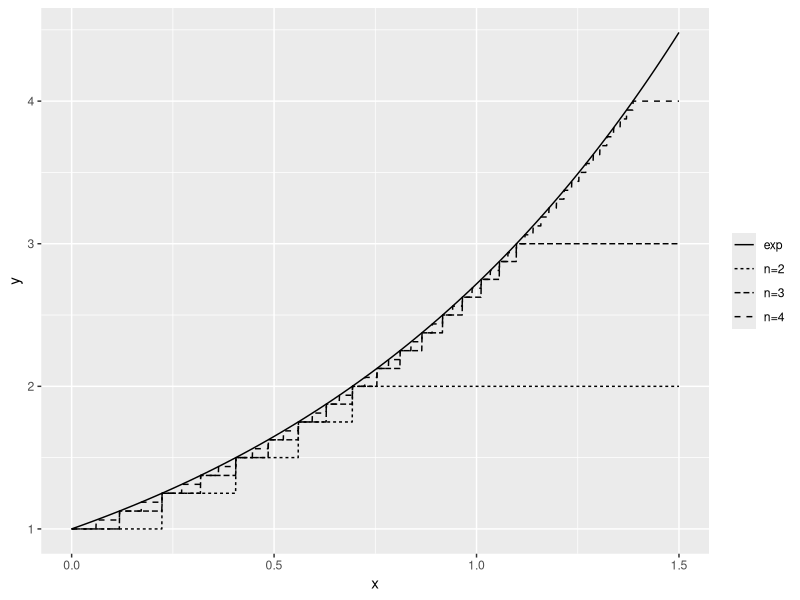
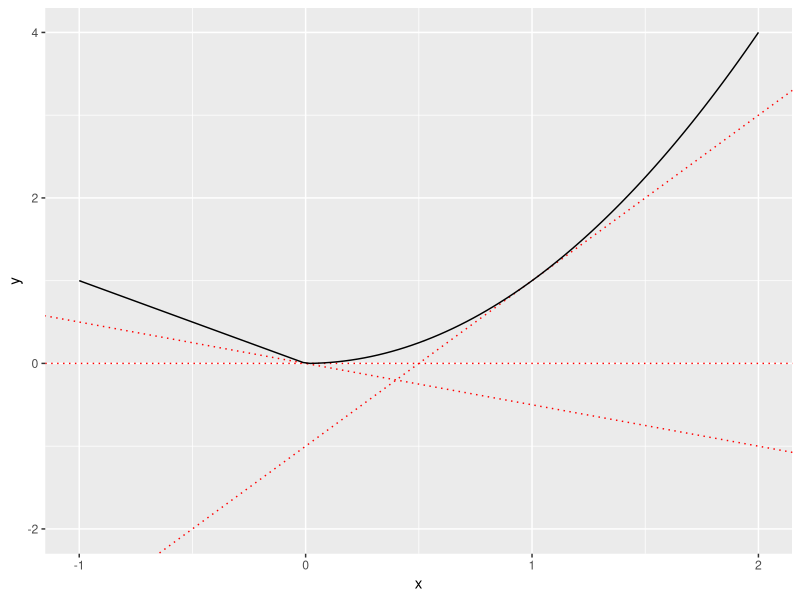
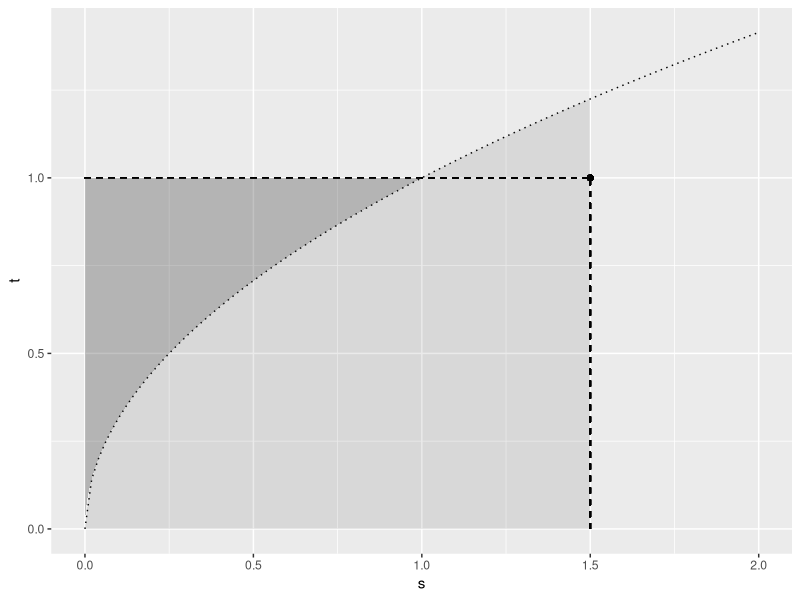

Write the R code that produced these figures, in order.
## ---- chunk 1
#| echo: false
#| warning: false
#| message: false
#| label: fig-approxexpsimple
#| 
#| fig-cap: |
#|   Approximation of the exponential function by simple functions 
#|   $n \wedge \Big(2^{-n} \big\lfloor 2^n \exp(\omega) \big\rfloor \Big)$ for $n=2, 3, 4$.
#| # %%
simple <- function(.fun=exp, n=10){
  function(x){
    (2^(-n) * floor(2^n * .fun(x))) |>
      purrr::map_dbl( ~ min(n, .))
  }
}

tibble::as_tibble(list(x=seq(0, 2, by=.001))) |>
  ggplot2::ggplot() +
  ggplot2::xlim(0, 1.5) +
  ggplot2::xlab("x") +
  ggplot2::stat_function(fun=exp, ggplot2::aes(linetype="exp")) +
  ggplot2::stat_function(fun=simple(exp,2), n=2001, ggplot2::aes(linetype="n=2")) +
  ggplot2::stat_function(fun=simple(exp,3), n=2001, ggplot2::aes(linetype="n=3")) +
  ggplot2::stat_function(fun=simple(exp,4), n=2001, ggplot2::aes(linetype="n=4")) +
  ggplot2::guides(linetype=ggplot2::guide_legend(title=NULL))
# %%
## ---- chunk 2
#| echo: false
#| warning: false
#| message: false
#| label: fig-convexfunfig
#| 
#| fig-cap: |
#|   The function $f : x \mapsto \mathbb{I}_{x<0}|x| + \mathbb{I}_{x\geq 0} x^2$ is convex,
#|   continuous. It is differentiable everywhere except at $x=0$. The dotted lines define 
#|   affine functions that are below the cruve $y=f(x)$. The dotted lines define supporting
#|   hyperplanes for the epigraph of $f$.
# %%
foo <- function(x){
  ifelse(x < 0, -x, x^2)
}

data <- tibble::enframe(x=seq(-1, 2, 0.01), name=NULL, value="x")

data |>
  ggplot2::ggplot(ggplot2::aes(x=x)) +
  ggplot2::geom_abline(slope = 2, intercept = -1, color="red", linetype="dotted") +
  ggplot2::geom_hline(yintercept = 0, linetype="dotted", color="red") +
  ggplot2::geom_abline(intercept = 0, slope=-0.5, linetype="dotted", color="red") +
  ggplot2::stat_function(fun=foo, xlim=c(-1,2)) +
  ggplot2::ylim(-2,4)
# %%
## ---- chunk 3
# %%
p <- 3/2
q <- p/(p-1)

x <- 1.5
y <- 1
# %%
## ---- chunk 4
#| echo: false
#| warning: false
#| message: false
#| label: fig-graphyoung
#| 
#| fig.cap: |
#|   Graphical illlustration of Young's inequality. We choose $p=`r p`$ 
#|   and $q= `r q`$, $x = `r x`$ and $y= `r y`$. The black point is located 
#|   at $(x,y)^T$. The product $xy$ equals the area of the rectangle located 
#|   between the origin and $(x,y)^T$ (delimited by the dashed segments). The 
#|   dotted line represents function $s \mapsto s^{p-1}$, and interchanging  the 
#|   axes, the function $t \mapsto t^{q-1} = t^{1/(p-1)}$. The area of the light 
#|   grey surface under the dotted line equals 
#|   $\frac{x^p}{p} = \int_0^x s^{p-1} \mathrm{d}s$, while the area of the 
#|   darker grey surface below line $y=1$ and above the dotted line, 
#|   equals  $\frac{y^q}{q} = \int_0^y t^{q-1} \mathrm{d}t$. The union of the
#|   two disjoint surfaces covers the rectangle  located 
#|   between the origin and $(x,y)^\top$. 
#|   Equality occurs when the dotted line passes though $(x,y)^\top$, 
#|   that is when $y=x^{p-1}$.
# 
data1 <- tibble::as_tibble(list(s=seq(0, 2, by=.001))) |>
  dplyr::mutate(t = s^(p-1))

data2 <- data1 |>
  dplyr::filter(s <= 1)

data1 |>
  ggplot2::ggplot() +
  ggplot2::xlim(0, 2) +
  ggplot2::xlab("s") +
  ggplot2::ylab("t") +
  ggplot2::stat_function(fun= ~ .^(p-1), linetype="dotted")  +
  ggplot2::geom_point(mapping=ggplot2::aes(x=x, y=y)) +
  ggplot2::stat_function(fun= ~ .^(p-1), xlim=c(0, x), linetype="dotted", geom="area", alpha=.1) +
  ggplot2::geom_segment(x=0, y=y, xend=x, yend=y, linetype="dashed", linewidth=.5) +
  ggplot2::geom_segment(x=x, y=0, xend=x, yend=y, linetype="dashed", linewidth=.5) +
  ggplot2::geom_ribbon(data=data2, ggplot2::aes(x=s, ymin=t, ymax=1), alpha=.3)
# %%
